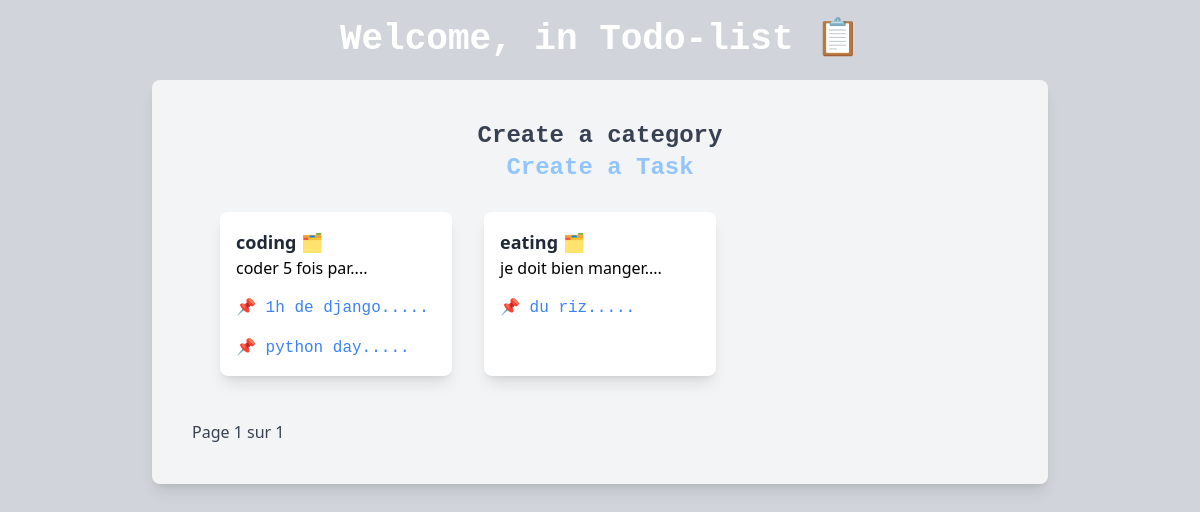
The page / on the database its author committed.
### tasks/models.py (models this page shows, shortened)
class Category(models.Model):
    name = models.CharField( max_length=50, unique=True, blank=True)
    description = models.TextField(max_length=30)

class Task(models.Model):
    title = models.CharField(max_length=200)
    category = models.ForeignKey(Category, on_delete=models.CASCADE)
    author = models.ForeignKey('auth.User', on_delete=models.CASCADE)
    created_at = models.DateTimeField(auto_now_add=True)
    complited = models.BooleanField(default=False)
    class Meta:
        ordering = ['created_at']

### tasks/views.py (the view)
# urls.py: path("", CategoryListView.as_view(), name="home"),
class CategoryListView(ListView):
    model = Category
    template_name = "home.html"
    context_object_name = 'categories'
    paginate_by = 10
    def get_context_data(self, **kwargs):
        context = super().get_context_data(**kwargs)
        context['tasks'] =  Task.objects.all()
        return context

### tasks/templates/home.html (shortened to what this page needs)
{% extends "base.html" %}
{% block name %}
 <div>
  <h2 class="font-mono font-bold text-2xl text-gray-700 inline">
    Create a category
  </h2>
 </div>
 <div>
  <h2 class="font-mono font-bold text-2xl text-blue-300 inline">
    Create a Task
  </h2>
 </div>
{% endblock name %}
{% block content %}
    <div class="grid grid-cols-1 auto-rows-max md:grid-cols-2 lg:grid-cols-3 gap-8 p-7">
        {% for category in categories %}
        <div class="bg-white w-full md:w-auto max-w-lg p-4 rounded-lg shadow-lg hover:shadow-xl hover:bg-gray-200 transition duration-300 ease-in-out">
            <h3 class="font-bold text-lg text-gray-800">{{ category.name}} 🗂</h3>
            <p>
              {{ category.description|slice:":20" }}....
            </p>
            {% for task in tasks %}
            {% if task.category == category %}
              <a href="{% url 'task_detail' task.pk %}" class="font-mono text-blue-500 inline-block mt-4">
               📌 {{task.title|slice:":15"}}.....
            </a>
              {% endif %}
        {% endfor %}
        </div>
      {% endfor %}
    </div>
    <div class="mt-4">
        <span class="text-gray-700">
          Page {{ page_obj.number }} sur {{ page_obj.paginator.num_pages }}
        </span>
    </div>
{% endblock %}

### rows shown on the page
Category: name "coding", description "coder 5 fois par"
Task: title "1h de django"
Task: title "python day"
Category: name "eating", description "je doit bien manger"
Task: title "du riz"

### other values the page prints
{{ page_obj.number }} "1"
{{ page_obj.paginator.num_pages }} "1"
